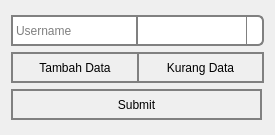
<?xml version="1.0" encoding="UTF-8"?>
<ui version="4.0">
 <class>Dialog</class>
 <widget class="QDialog" name="Dialog">
  <property name="geometry">
   <rect>
    <x>0</x>
    <y>0</y>
    <width>275</width>
    <height>135</height>
   </rect>
  </property>
  <property name="sizePolicy">
   <sizepolicy hsizetype="Fixed" vsizetype="Expanding">
    <horstretch>0</horstretch>
    <verstretch>0</verstretch>
   </sizepolicy>
  </property>
  <property name="minimumSize">
   <size>
    <width>275</width>
    <height>0</height>
   </size>
  </property>
  <property name="maximumSize">
   <size>
    <width>275</width>
    <height>16777215</height>
   </size>
  </property>
  <property name="windowTitle">
   <string>Tambah Satuan Jumlah Barang</string>
  </property>
  <property name="windowIcon">
   <iconset resource="../../../Project katalog/data/ui/logo.qrc">
    <normaloff>:/newPrefix/logo.png</normaloff>:/newPrefix/logo.png</iconset>
  </property>
  <layout class="QVBoxLayout" name="verticalLayout_2">
   <item>
    <layout class="QVBoxLayout" name="verticalLayout">
     <item>
      <layout class="QHBoxLayout" name="horizontalLayout">
       <property name="spacing">
        <number>0</number>
       </property>
       <item>
        <widget class="QLineEdit" name="editLine">
         <property name="sizePolicy">
          <sizepolicy hsizetype="Expanding" vsizetype="Fixed">
           <horstretch>0</horstretch>
           <verstretch>0</verstretch>
          </sizepolicy>
         </property>
         <property name="minimumSize">
          <size>
           <width>0</width>
           <height>31</height>
          </size>
         </property>
         <property name="maximumSize">
          <size>
           <width>16777215</width>
           <height>31</height>
          </size>
         </property>
         <property name="styleSheet">
          <string notr="true">border: 2px solid gray;


padding: 0 1px;


selection-background-color: darkgray;</string>
         </property>
         <property name="placeholderText">
          <string>Username</string>
         </property>
        </widget>
       </item>
       <item>
        <widget class="CustomComboBox" name="role">
         <property name="sizePolicy">
          <sizepolicy hsizetype="Expanding" vsizetype="Fixed">
           <horstretch>0</horstretch>
           <verstretch>0</verstretch>
          </sizepolicy>
         </property>
         <property name="minimumSize">
          <size>
           <width>0</width>
           <height>31</height>
          </size>
         </property>
         <property name="maximumSize">
          <size>
           <width>16777215</width>
           <height>31</height>
          </size>
         </property>
         <property name="focusPolicy">
          <enum>Qt::StrongFocus</enum>
         </property>
         <property name="styleSheet">
          <string notr="true">QComboBox {border: 2px solid gray;
border-radius:6px;
border-bottom-left-radius:0px;
border-top-left-radius:0px;
padding: 0 5px;

selection-background-color: darkgray; 
border-left:0px}

QComboBox::drop-down {
    subcontrol-origin: padding;
    subcontrol-position: top right;
    width: 15px;

    border-left-width: 1px;
    border-left-color: gray;
    border-left-style: solid; /* just a single line */
  	border-top-right-radius: 6px; /* same radius as the QComboBox */
    border-bottom-right-radius: 6px;
}

QComboBox::down-arrow {
	image: url(:/newPrefix/drop-down-arrow.png);
	width: 13px;
    height: 13px;
}

QComboBox::down-arrow:on { /* shift the arrow when popup is open */
    top: 1px;
    left: 1px;
}

QComboBox QAbstractItemView {
    border: 3px solid darkgray;
    selection-background-color: gray;
}</string>
         </property>
         <property name="editable">
          <bool>true</bool>
         </property>
         <property name="currentText">
          <string/>
         </property>
         <property name="currentIndex">
          <number>-1</number>
         </property>
         <property name="maxCount">
          <number>2147483647</number>
         </property>
         <property name="insertPolicy">
          <enum>QComboBox::NoInsert</enum>
         </property>
         <property name="placeholderText">
          <string>WOIIII</string>
         </property>
        </widget>
       </item>
      </layout>
     </item>
     <item>
      <layout class="QHBoxLayout" name="horizontalLayout_2">
       <property name="spacing">
        <number>0</number>
       </property>
       <item>
        <widget class="QPushButton" name="addButton">
         <property name="sizePolicy">
          <sizepolicy hsizetype="Expanding" vsizetype="Fixed">
           <horstretch>0</horstretch>
           <verstretch>0</verstretch>
          </sizepolicy>
         </property>
         <property name="minimumSize">
          <size>
           <width>0</width>
           <height>31</height>
          </size>
         </property>
         <property name="maximumSize">
          <size>
           <width>16777215</width>
           <height>31</height>
          </size>
         </property>
         <property name="styleSheet">
          <string notr="true">border: 2px solid gray;

padding: 0 0px;


selection-background-color: darkgray;</string>
         </property>
         <property name="text">
          <string>Tambah Data</string>
         </property>
        </widget>
       </item>
       <item>
        <widget class="QPushButton" name="minButton">
         <property name="sizePolicy">
          <sizepolicy hsizetype="Expanding" vsizetype="Fixed">
           <horstretch>0</horstretch>
           <verstretch>0</verstretch>
          </sizepolicy>
         </property>
         <property name="minimumSize">
          <size>
           <width>125</width>
           <height>31</height>
          </size>
         </property>
         <property name="maximumSize">
          <size>
           <width>125</width>
           <height>31</height>
          </size>
         </property>
         <property name="styleSheet">
          <string notr="true">border: 2px solid gray;
border-left : 0px;
padding: 0 0px;

selection-background-color: darkgray;</string>
         </property>
         <property name="text">
          <string>Kurang Data</string>
         </property>
        </widget>
       </item>
      </layout>
     </item>
     <item>
      <widget class="QPushButton" name="apply">
       <property name="minimumSize">
        <size>
         <width>251</width>
         <height>31</height>
        </size>
       </property>
       <property name="maximumSize">
        <size>
         <width>251</width>
         <height>31</height>
        </size>
       </property>
       <property name="styleSheet">
        <string notr="true">border: 2px solid gray;

padding: 0 0px;
selection-background-color: darkgray;</string>
       </property>
       <property name="text">
        <string>Submit</string>
       </property>
      </widget>
     </item>
    </layout>
   </item>
  </layout>
 </widget>
 <customwidgets>
  <customwidget>
   <class>CustomComboBox</class>
   <extends>QComboBox</extends>
   <header>MyWidgets</header>
  </customwidget>
 </customwidgets>
 <tabstops>
  <tabstop>editLine</tabstop>
  <tabstop>role</tabstop>
  <tabstop>addButton</tabstop>
  <tabstop>minButton</tabstop>
  <tabstop>apply</tabstop>
 </tabstops>
 <resources>
  <include location="../../../Project katalog/data/ui/logo.qrc"/>
 </resources>
 <connections/>
</ui>
